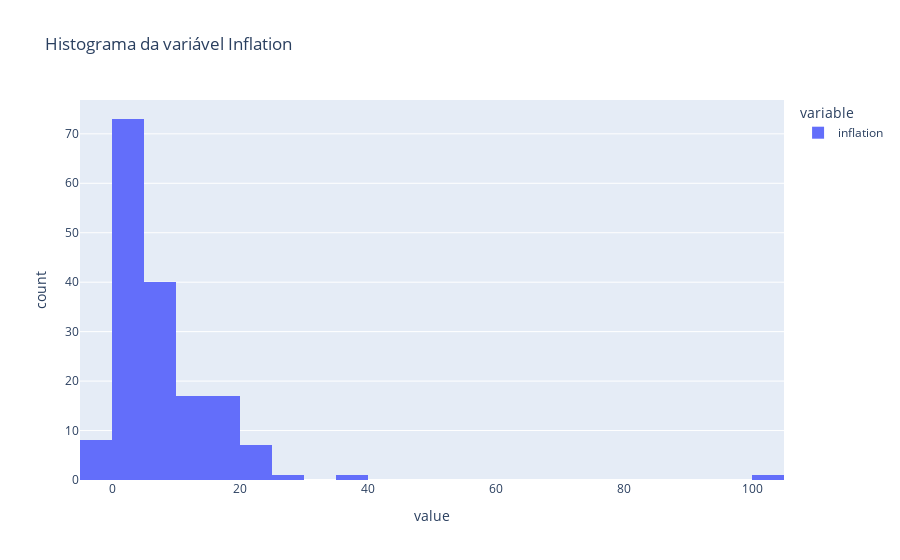

Notebook code for this chart:
### Code cell
# Distribuição da variável Inflation
px.histogram(df_countries['inflation'], title="Histograma da variável Inflation")

### Figure 1 — Plotly figure (JSON) as saved in the notebook; plotly's stock layout.template omitted (floating-point values rounded to 4 significant figures; data arrays with more than 128 entries replaced by an {"elided": "..."} marker saying what was removed)
{"data": [{"bingroup": "x", "hovertemplate": "variable=inflation<br>value=%{x}<br>count=%{y}<extra></extra>", "legendgroup": "inflation", "marker": {"color": "#636efa", "pattern": {"shape": ""}}, "name": "inflation", "orientation": "v", "showlegend": true, "type": "histogram", "x": {"elided": "165 float values"}, "xaxis": "x", "yaxis": "y"}], "layout": {"barmode": "relative", "legend": {"title": {"text": "variable"}, "tracegroupgap": 0}, "title": {"text": "Histograma da variável Inflation"}, "xaxis": {"anchor": "y", "domain": [0, 1], "title": {"text": "value"}}, "yaxis": {"anchor": "x", "domain": [0, 1], "title": {"text": "count"}}}}
